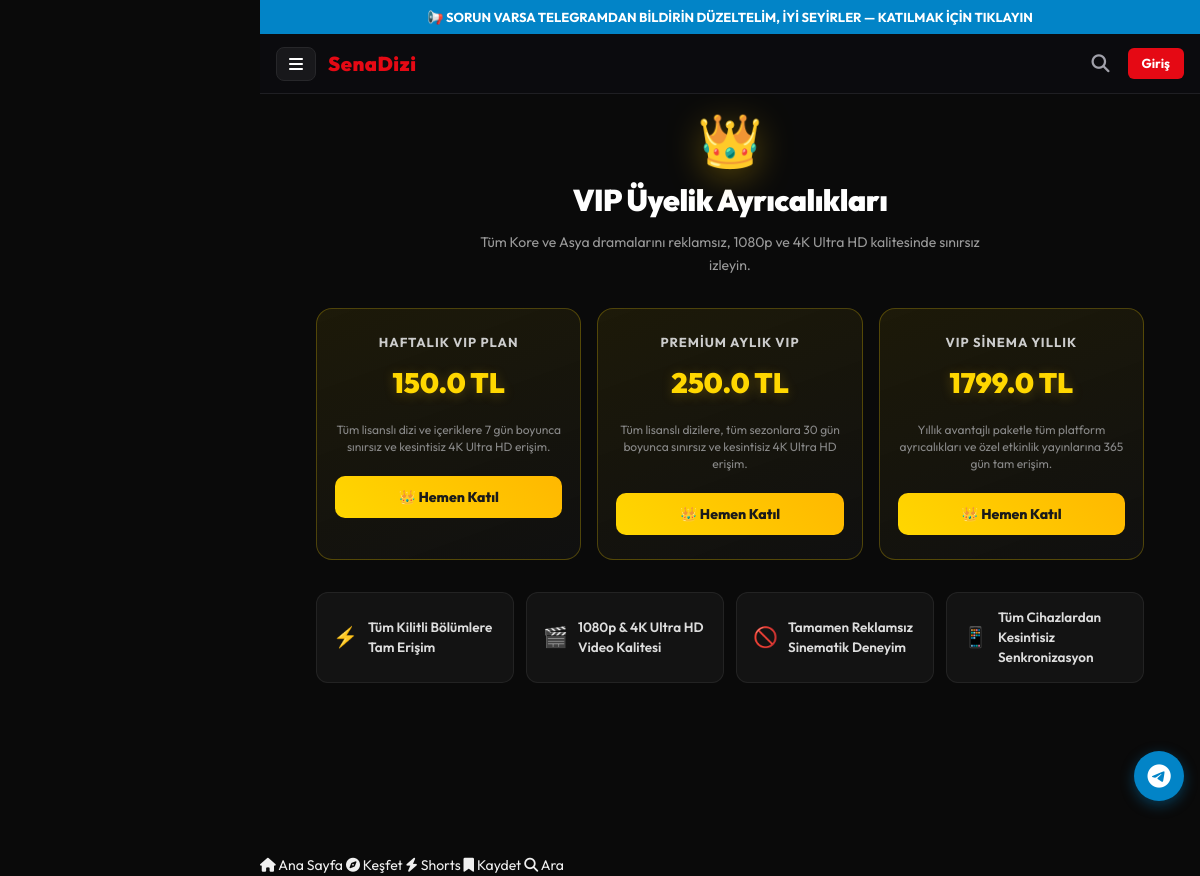
The page /abonelik on the database its author committed.
### app/models/subscription.py (models this page shows)
class SubscriptionPlan(Base):
    __tablename__ = "subscription_plans"
    id = Column(Integer, primary_key=True, index=True)
    name = Column(String(100), nullable=False) # Örn: Ücretsiz, Premium, VIP Sinema
    slug = Column(String(100), unique=True, index=True, nullable=False)
    price = Column(Float, default=0.0) # 0.0, 79.99 vb.
    currency = Column(String(10), default="TRY")
    billing_period = Column(String(20), default="monthly") # monthly, yearly, lifetime
    description = Column(Text, nullable=True)
    features_json = Column(Text, default="[]") # JSON list of strings
    is_popular = Column(Boolean, default=False)
    is_active = Column(Boolean, default=True)
    created_at = Column(DateTime, default=datetime.utcnow)
    subscriptions = relationship("Subscription", back_populates="plan")

### app/routers/views.py (the view)
@router.get("/abonelik", response_class=HTMLResponse)
def subscription_page(request: Request, db: Session = Depends(get_db)):
    ctx = get_base_context(request, db, "Abonelik Planları – SenaDizi")
    plans = db.query(SubscriptionPlan).filter(SubscriptionPlan.is_active == True).order_by(SubscriptionPlan.price).all()
    ctx["plans"] = plans
    return templates.TemplateResponse(request=request, name="subscription.html", context=ctx)

### app/database.py (called while the page is built)
def get_db():
    db = SessionLocal()
    try:
        yield db
    finally:
        db.close()

### app/routers/views.py (called while the page is built)
def get_base_context(request: Request, db: Session, title: str = "SenaDizi - Profesyonel Dizi Platformu", user: Optional[User] = None):
    if user is None:
        user = get_current_user_optional(request, db)
    categories = db.query(Category).filter(Category.is_active == True).order_by(Category.name).all()
    return {
        "request": request,
        "site_name": settings.APP_NAME,
        "site_domain": settings.DOMAIN,
        "page_title": title,
        "current_user": user,
        "categories_nav": categories,
        "meta_description": "SenaDizi ile yüksek kalitede, lisanslı ve özel dizi bölümlerini kesintisiz izleyin.",
        "canonical_url": f"{settings.BASE_URL}{request.url.path}"
    }

### app/security.py (called while the page is built, shortened)
def get_token_from_request(request: Request) -> Optional[str]:
    auth_header = request.headers.get("Authorization")
    if auth_header and auth_header.startswith("Bearer "):
        return auth_header[7:]
    cookie_token = request.cookies.get("access_token")
    if cookie_token:
        if cookie_token.startswith("Bearer "):
            return cookie_token[7:]
        return cookie_token
    return None

def get_current_user_optional(request: Request, db: Session = Depends(get_db)) -> Optional[User]:
    token = get_token_from_request(request)
    if not token:
        return None

### templates/subscription.html (shortened to what this page needs)
{% extends "base.html" %}
{% block content %}
<div class="section" style="padding-top: 32px;">
  <div class="vip-satis">
    <div class="vip-satis-head">
      <div class="vip-satis-ico">👑</div>
      <h1 class="vip-satis-baslik">VIP Üyelik Ayrıcalıkları</h1>
      <p class="vip-satis-alt">
        Tüm Kore ve Asya dramalarını reklamsız, 1080p ve 4K Ultra HD kalitesinde sınırsız izleyin.
      </p>
    </div>
    <div class="vip-planlar">
      {% for plan in plans %}
        <div class="vip-plan">
          <div class="vip-plan-ad">{{ plan.name }}</div>
          <div class="vip-plan-fiyat">{{ plan.price }} TL</div>
          <p style="font-size: 12px; color: #888; margin-bottom: 20px; line-height: 1.4;">
            {{ plan.description }}
          </p>
          <button onclick="selectPlan('{{ plan.slug }}')" class="vip-plan-btn" style="border:none; width:100%; cursor:pointer;">
            👑 Hemen Katıl
          </button>
        </div>
      {% endfor %}
    </div>
    <div class="vip-avantaj">
      <div class="vip-av">
        <span>⚡</span>
        <div>Tüm Kilitli Bölümlere Tam Erişim</div>
      </div>
      <div class="vip-av">
        <span>🎬</span>
        <div>1080p & 4K Ultra HD Video Kalitesi</div>
      </div>
      <div class="vip-av">
        <span>🚫</span>
        <div>Tamamen Reklamsız Sinematik Deneyim</div>
      </div>
      <div class="vip-av">
        <span>📱</span>
        <div>Tüm Cihazlardan Kesintisiz Senkronizasyon</div>
      </div>
    </div>
  </div>
</div>
{% endblock %}

### static/css/style.css (style rules this page uses)
*, *::before, *::after { box-sizing: border-box; margin: 0; padding: 0; }
html { -webkit-text-size-adjust: 100%; }
body { background: #0a0a0a; color: #f0f0f0; font-family: 'Outfit', -apple-system, BlinkMacSystemFont, 'Segoe UI', sans-serif; font-size: 14px; line-height: 1.5; -webkit-tap-highlight-color: transparent; overscroll-behavior: none; }
button { font-family: inherit; cursor: pointer; }
:root { --accent: #e50914; --accent-glow: rgba(229, 9, 20, 0.4); --bg-dark: #050505; --nav-h: 52px; --bot-h: 58px; --sat: env(safe-area-inset-top, 0px); --sab: env(safe-area-inset-bottom, 0px); }
.section { padding: 0 12px 28px; margin: 0 auto; }

### static/css/desktop.css (style rules this page uses)
html { overflow-x: hidden; }
:root { --accent: #e50914; }
@media (min-width: 768px) { :root { --nav-h: 68px; } }
@media (min-width: 768px) { .page > .section, .section { max-width: 1400px !important; margin: 0 auto; padding: 0 48px 44px !important; } }
@media (min-width: 1024px) { body { padding-left: 260px !important; } }
.vip-satis { max-width: 920px; margin: 0 auto; padding: 20px 16px; }
.vip-satis-head { text-align: center; margin-bottom: 32px; }
.vip-satis-ico { font-size: 52px; line-height: 1; margin-bottom: 12px; filter: drop-shadow(0 6px 18px rgba(255,200,0,.35)); }
.vip-satis-baslik { font-size: 30px; font-weight: 900; color: #fff; letter-spacing: -0.5px; margin-bottom: 8px; }
.vip-satis-alt { color: #9a9a9a; font-size: 14px; max-width: 520px; margin: 0 auto; line-height: 1.6; }
.vip-planlar { display: grid; grid-template-columns: repeat(auto-fit, minmax(220px, 1fr)); gap: 16px; margin-bottom: 32px; }
.vip-plan { background: linear-gradient(160deg, rgba(255,215,0,.08), rgba(20,20,20,.6)); border: 1px solid rgba(255,215,0,.25); border-radius: 16px; padding: 24px 18px; text-align: center; transition: transform .2s cubic-bezier(.4,0,.2,1), border-color .2s, box-shadow .2s; }
.vip-plan-ad { color: #ccc; font-size: 13px; font-weight: 700; text-transform: uppercase; letter-spacing: 1px; margin-bottom: 10px; }
.vip-plan-fiyat { color: #ffd700; font-size: 28px; font-weight: 900; margin-bottom: 18px; text-shadow: 0 2px 12px rgba(255,200,0,.25); }
.vip-plan-btn { display: block; background: linear-gradient(45deg, #ffd700, #ffb800); color: #1a1a1a; font-weight: 800; font-size: 14px; padding: 12px 0; border-radius: 10px; text-decoration: none; transition: filter .2s, transform .1s; }
.vip-avantaj { display: grid; grid-template-columns: repeat(auto-fit, minmax(180px, 1fr)); gap: 12px; margin-bottom: 32px; }
.vip-av { display: flex; align-items: center; gap: 10px; background: rgba(255,255,255,.04); border: 1px solid rgba(255,255,255,.07); border-radius: 12px; padding: 14px 16px; color: #ddd; font-size: 13.5px; font-weight: 600; }
.vip-av span { font-size: 20px; line-height: 1; }

### static/css/premium.css (style rules this page uses)
:root { --accent: #e50914; --accent-glow: rgba(229, 9, 20, 0.4); --bg-dark: #050505; --nav-bg: rgba(5, 5, 5, 0.7); }
@media (min-width: 1024px) { .section { max-width: 1400px !important; margin: 0 auto; padding: 0 40px 50px !important; } }

### rows shown on the page
SubscriptionPlan: name "HAFTALIK VIP PLAN", price "150.0", description "Tüm lisanslı dizi ve içeriklere 7 gün boyunca sınırsız ve kesintisiz 4K Ultra HD erişim."
SubscriptionPlan: name "PREMIUM AYLIK VIP", price "250.0", description "Tüm lisanslı dizilere, tüm sezonlara 30 gün boyunca sınırsız ve kesintisiz 4K Ultra HD erişim."
SubscriptionPlan: name "VIP SINEMA YILLIK", price "1799.0", description "Yıllık avantajlı paketle tüm platform ayrıcalıkları ve özel etkinlik yayınlarına 365 gün tam erişim."
